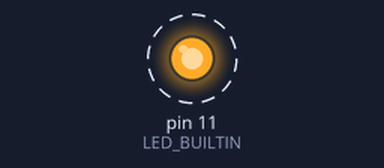
Recording of a sketch running on a simulated Arduino Uno, built with avr-gcc and run on an emulated ATmega328P. Shown: output pins drawn as LEDs (lit = HIGH). Dashed ring = blinking.

Above: at 0.5 s.
Timing chart, 0 to 4.6 s (numbered marks = the images above):
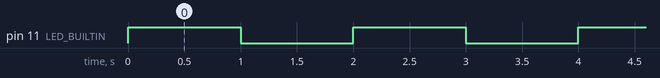

The sketch:

Piscar_LED_Periodico.ino
```cpp
// NOME PISCAR PADRAO
// CURSO SIGNAL SPARK
// AUTOR JOSE LUIZ RYBARCZYK FILHO


// AQUI DEFINO A VARIAVEL LED_BUILTIN COMO SENDO A  PORTA 11
#define LED_BUILTIN  11


// SETUP E A FUNCAO EXECUTADA UMA VEZ NA INICIALIZACAO DO SISTEMA
void setup(){
  // AQUI DEFINO A PORTA 11 COMO SAIDA
  pinMode(LED_BUILTIN, OUTPUT);

}


// FUNCAO EXECUTADA REPETIDAMENTE ENQUANTO O SISTEMA ESTIVER LIGADO
void loop() {


  //ACENDE O LED
  digitalWrite(LED_BUILTIN, HIGH);

  //AGUARDA UM INTERVALO DE TEMPO DE 1000 MILISEGUNDOS
  delay(1000);

  //DESLIGA O LED
  digitalWrite(LED_BUILTIN, LOW);

  //AGUARDA UM INTERVALO DE TEMPO DE 1000 MILISEGUNDOS
  delay(1000);
}
```

Measured:
- by itself, pin 11 (LED_BUILTIN): alternates HIGH for 1.0 s and LOW for 1.0 s
